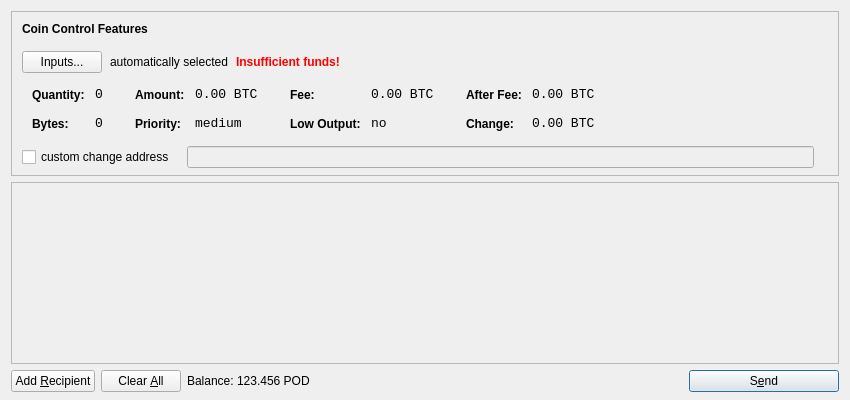
<?xml version="1.0" encoding="UTF-8"?>
<ui version="4.0">
 <class>SendCoinsDialog</class>
 <widget class="QDialog" name="SendCoinsDialog">
  <property name="geometry">
   <rect>
    <x>0</x>
    <y>0</y>
    <width>850</width>
    <height>400</height>
   </rect>
  </property>
  <property name="windowTitle">
   <string>Send Coins</string>
  </property>
  <layout class="QVBoxLayout" name="verticalLayout" stretch="0,1,0">
   <property name="bottomMargin">
    <number>8</number>
   </property>
   <item>
    <widget class="QFrame" name="frameCoinControl">
     <property name="sizePolicy">
      <sizepolicy hsizetype="Expanding" vsizetype="Expanding">
       <horstretch>0</horstretch>
       <verstretch>0</verstretch>
      </sizepolicy>
     </property>
     <property name="maximumSize">
      <size>
       <width>16777215</width>
       <height>16777215</height>
      </size>
     </property>
     <property name="frameShape">
      <enum>QFrame::StyledPanel</enum>
     </property>
     <property name="frameShadow">
      <enum>QFrame::Sunken</enum>
     </property>
     <layout class="QVBoxLayout" name="verticalLayoutCoinControl2">
      <property name="spacing">
       <number>-1</number>
      </property>
      <property name="leftMargin">
       <number>0</number>
      </property>
      <property name="topMargin">
       <number>0</number>
      </property>
      <property name="rightMargin">
       <number>0</number>
      </property>
      <property name="bottomMargin">
       <number>6</number>
      </property>
      <item>
       <layout class="QVBoxLayout" name="verticalLayoutCoinControl" stretch="0,0,0,0,1">
        <property name="spacing">
         <number>0</number>
        </property>
        <property name="leftMargin">
         <number>10</number>
        </property>
        <property name="topMargin">
         <number>10</number>
        </property>
        <item>
         <layout class="QHBoxLayout" name="horizontalLayoutCoinControl1">
          <property name="bottomMargin">
           <number>15</number>
          </property>
          <item>
           <widget class="QLabel" name="labelCoinControlFeatures">
            <property name="sizePolicy">
             <sizepolicy hsizetype="Preferred" vsizetype="Maximum">
              <horstretch>0</horstretch>
              <verstretch>0</verstretch>
             </sizepolicy>
            </property>
            <property name="font">
             <font>
              <weight>75</weight>
              <bold>true</bold>
             </font>
            </property>
            <property name="styleSheet">
             <string notr="true">font-weight:bold;</string>
            </property>
            <property name="text">
             <string>Coin Control Features</string>
            </property>
           </widget>
          </item>
         </layout>
        </item>
        <item>
         <layout class="QHBoxLayout" name="horizontalLayoutCoinControl2" stretch="0,0,0,0">
          <property name="spacing">
           <number>8</number>
          </property>
          <property name="bottomMargin">
           <number>10</number>
          </property>
          <item>
           <widget class="QPushButton" name="pushButtonCoinControl">
            <property name="styleSheet">
             <string notr="true"/>
            </property>
            <property name="text">
             <string>Inputs...</string>
            </property>
           </widget>
          </item>
          <item>
           <widget class="QLabel" name="labelCoinControlAutomaticallySelected">
            <property name="text">
             <string>automatically selected</string>
            </property>
            <property name="margin">
             <number>5</number>
            </property>
           </widget>
          </item>
          <item>
           <widget class="QLabel" name="labelCoinControlInsuffFunds">
            <property name="font">
             <font>
              <weight>75</weight>
              <bold>true</bold>
             </font>
            </property>
            <property name="styleSheet">
             <string notr="true">color:red;font-weight:bold;</string>
            </property>
            <property name="text">
             <string>Insufficient funds!</string>
            </property>
            <property name="margin">
             <number>5</number>
            </property>
           </widget>
          </item>
          <item>
           <spacer name="horizontalSpacerCoinControl">
            <property name="orientation">
             <enum>Qt::Horizontal</enum>
            </property>
            <property name="sizeHint" stdset="0">
             <size>
              <width>40</width>
              <height>1</height>
             </size>
            </property>
           </spacer>
          </item>
         </layout>
        </item>
        <item>
         <widget class="QWidget" name="widgetCoinControl" native="true">
          <property name="sizePolicy">
           <sizepolicy hsizetype="Preferred" vsizetype="Preferred">
            <horstretch>0</horstretch>
            <verstretch>0</verstretch>
           </sizepolicy>
          </property>
          <property name="minimumSize">
           <size>
            <width>0</width>
            <height>0</height>
           </size>
          </property>
          <property name="styleSheet">
           <string notr="true"/>
          </property>
          <layout class="QHBoxLayout" name="horizontalLayoutCoinControl5">
           <property name="margin">
            <number>0</number>
           </property>
           <item>
            <layout class="QHBoxLayout" name="horizontalLayoutCoinControl3" stretch="0,0,0,1">
             <property name="spacing">
              <number>20</number>
             </property>
             <property name="topMargin">
              <number>0</number>
             </property>
             <property name="bottomMargin">
              <number>10</number>
             </property>
             <item>
              <layout class="QFormLayout" name="formLayoutCoinControl1">
               <property name="horizontalSpacing">
                <number>10</number>
               </property>
               <property name="verticalSpacing">
                <number>14</number>
               </property>
               <property name="leftMargin">
                <number>10</number>
               </property>
               <property name="topMargin">
                <number>4</number>
               </property>
               <property name="rightMargin">
                <number>6</number>
               </property>
               <item row="0" column="0">
                <widget class="QLabel" name="labelCoinControlQuantityText">
                 <property name="styleSheet">
                  <string notr="true">font-weight:bold;</string>
                 </property>
                 <property name="text">
                  <string>Quantity:</string>
                 </property>
                 <property name="margin">
                  <number>0</number>
                 </property>
                </widget>
               </item>
               <item row="0" column="1">
                <widget class="QLabel" name="labelCoinControlQuantity">
                 <property name="font">
                  <font>
                   <family>Monospace</family>
                   <pointsize>10</pointsize>
                  </font>
                 </property>
                 <property name="cursor">
                  <cursorShape>IBeamCursor</cursorShape>
                 </property>
                 <property name="contextMenuPolicy">
                  <enum>Qt::ActionsContextMenu</enum>
                 </property>
                 <property name="text">
                  <string notr="true">0</string>
                 </property>
                 <property name="margin">
                  <number>0</number>
                 </property>
                 <property name="textInteractionFlags">
                  <set>Qt::LinksAccessibleByMouse|Qt::TextSelectableByKeyboard|Qt::TextSelectableByMouse</set>
                 </property>
                </widget>
               </item>
               <item row="1" column="0">
                <widget class="QLabel" name="labelCoinControlBytesText">
                 <property name="styleSheet">
                  <string notr="true">font-weight:bold;</string>
                 </property>
                 <property name="text">
                  <string>Bytes:</string>
                 </property>
                </widget>
               </item>
               <item row="1" column="1">
                <widget class="QLabel" name="labelCoinControlBytes">
                 <property name="font">
                  <font>
                   <family>Monospace</family>
                   <pointsize>10</pointsize>
                  </font>
                 </property>
                 <property name="cursor">
                  <cursorShape>IBeamCursor</cursorShape>
                 </property>
                 <property name="contextMenuPolicy">
                  <enum>Qt::ActionsContextMenu</enum>
                 </property>
                 <property name="text">
                  <string notr="true">0</string>
                 </property>
                 <property name="textInteractionFlags">
                  <set>Qt::LinksAccessibleByMouse|Qt::TextSelectableByKeyboard|Qt::TextSelectableByMouse</set>
                 </property>
                </widget>
               </item>
              </layout>
             </item>
             <item>
              <layout class="QFormLayout" name="formLayoutCoinControl2">
               <property name="horizontalSpacing">
                <number>10</number>
               </property>
               <property name="verticalSpacing">
                <number>14</number>
               </property>
               <property name="leftMargin">
                <number>6</number>
               </property>
               <property name="topMargin">
                <number>4</number>
               </property>
               <property name="rightMargin">
                <number>6</number>
               </property>
               <item row="0" column="0">
                <widget class="QLabel" name="labelCoinControlAmountText">
                 <property name="styleSheet">
                  <string notr="true">font-weight:bold;</string>
                 </property>
                 <property name="text">
                  <string>Amount:</string>
                 </property>
                 <property name="margin">
                  <number>0</number>
                 </property>
                </widget>
               </item>
               <item row="0" column="1">
                <widget class="QLabel" name="labelCoinControlAmount">
                 <property name="font">
                  <font>
                   <family>Monospace</family>
                   <pointsize>10</pointsize>
                  </font>
                 </property>
                 <property name="cursor">
                  <cursorShape>IBeamCursor</cursorShape>
                 </property>
                 <property name="contextMenuPolicy">
                  <enum>Qt::ActionsContextMenu</enum>
                 </property>
                 <property name="text">
                  <string notr="true">0.00 BTC</string>
                 </property>
                 <property name="textInteractionFlags">
                  <set>Qt::LinksAccessibleByMouse|Qt::TextSelectableByKeyboard|Qt::TextSelectableByMouse</set>
                 </property>
                </widget>
               </item>
               <item row="1" column="0">
                <widget class="QLabel" name="labelCoinControlPriorityText">
                 <property name="styleSheet">
                  <string notr="true">font-weight:bold;</string>
                 </property>
                 <property name="text">
                  <string>Priority:</string>
                 </property>
                </widget>
               </item>
               <item row="1" column="1">
                <widget class="QLabel" name="labelCoinControlPriority">
                 <property name="font">
                  <font>
                   <family>Monospace</family>
                   <pointsize>10</pointsize>
                  </font>
                 </property>
                 <property name="cursor">
                  <cursorShape>IBeamCursor</cursorShape>
                 </property>
                 <property name="contextMenuPolicy">
                  <enum>Qt::ActionsContextMenu</enum>
                 </property>
                 <property name="text">
                  <string>medium</string>
                 </property>
                 <property name="textInteractionFlags">
                  <set>Qt::LinksAccessibleByMouse|Qt::TextSelectableByKeyboard|Qt::TextSelectableByMouse</set>
                 </property>
                </widget>
               </item>
              </layout>
             </item>
             <item>
              <layout class="QFormLayout" name="formLayoutCoinControl3">
               <property name="horizontalSpacing">
                <number>10</number>
               </property>
               <property name="verticalSpacing">
                <number>14</number>
               </property>
               <property name="leftMargin">
                <number>6</number>
               </property>
               <property name="topMargin">
                <number>4</number>
               </property>
               <property name="rightMargin">
                <number>6</number>
               </property>
               <item row="0" column="0">
                <widget class="QLabel" name="labelCoinControlFeeText">
                 <property name="styleSheet">
                  <string notr="true">font-weight:bold;</string>
                 </property>
                 <property name="text">
                  <string>Fee:</string>
                 </property>
                 <property name="margin">
                  <number>0</number>
                 </property>
                </widget>
               </item>
               <item row="0" column="1">
                <widget class="QLabel" name="labelCoinControlFee">
                 <property name="font">
                  <font>
                   <family>Monospace</family>
                   <pointsize>10</pointsize>
                  </font>
                 </property>
                 <property name="cursor">
                  <cursorShape>IBeamCursor</cursorShape>
                 </property>
                 <property name="contextMenuPolicy">
                  <enum>Qt::ActionsContextMenu</enum>
                 </property>
                 <property name="text">
                  <string notr="true">0.00 BTC</string>
                 </property>
                 <property name="textInteractionFlags">
                  <set>Qt::LinksAccessibleByMouse|Qt::TextSelectableByKeyboard|Qt::TextSelectableByMouse</set>
                 </property>
                </widget>
               </item>
               <item row="1" column="0">
                <widget class="QLabel" name="labelCoinControlLowOutputText">
                 <property name="styleSheet">
                  <string notr="true">font-weight:bold;</string>
                 </property>
                 <property name="text">
                  <string>Low Output:</string>
                 </property>
                </widget>
               </item>
               <item row="1" column="1">
                <widget class="QLabel" name="labelCoinControlLowOutput">
                 <property name="font">
                  <font>
                   <family>Monospace</family>
                   <pointsize>10</pointsize>
                  </font>
                 </property>
                 <property name="cursor">
                  <cursorShape>IBeamCursor</cursorShape>
                 </property>
                 <property name="contextMenuPolicy">
                  <enum>Qt::ActionsContextMenu</enum>
                 </property>
                 <property name="text">
                  <string>no</string>
                 </property>
                 <property name="textInteractionFlags">
                  <set>Qt::LinksAccessibleByMouse|Qt::TextSelectableByKeyboard|Qt::TextSelectableByMouse</set>
                 </property>
                </widget>
               </item>
              </layout>
             </item>
             <item>
              <layout class="QFormLayout" name="formLayoutCoinControl4">
               <property name="horizontalSpacing">
                <number>10</number>
               </property>
               <property name="verticalSpacing">
                <number>14</number>
               </property>
               <property name="leftMargin">
                <number>6</number>
               </property>
               <property name="topMargin">
                <number>4</number>
               </property>
               <property name="rightMargin">
                <number>6</number>
               </property>
               <item row="0" column="0">
                <widget class="QLabel" name="labelCoinControlAfterFeeText">
                 <property name="styleSheet">
                  <string notr="true">font-weight:bold;</string>
                 </property>
                 <property name="text">
                  <string>After Fee:</string>
                 </property>
                 <property name="margin">
                  <number>0</number>
                 </property>
                </widget>
               </item>
               <item row="0" column="1">
                <widget class="QLabel" name="labelCoinControlAfterFee">
                 <property name="font">
                  <font>
                   <family>Monospace</family>
                   <pointsize>10</pointsize>
                  </font>
                 </property>
                 <property name="cursor">
                  <cursorShape>IBeamCursor</cursorShape>
                 </property>
                 <property name="contextMenuPolicy">
                  <enum>Qt::ActionsContextMenu</enum>
                 </property>
                 <property name="text">
                  <string notr="true">0.00 BTC</string>
                 </property>
                 <property name="textInteractionFlags">
                  <set>Qt::LinksAccessibleByMouse|Qt::TextSelectableByKeyboard|Qt::TextSelectableByMouse</set>
                 </property>
                </widget>
               </item>
               <item row="1" column="0">
                <widget class="QLabel" name="labelCoinControlChangeText">
                 <property name="styleSheet">
                  <string notr="true">font-weight:bold;</string>
                 </property>
                 <property name="text">
                  <string>Change:</string>
                 </property>
                </widget>
               </item>
               <item row="1" column="1">
                <widget class="QLabel" name="labelCoinControlChange">
                 <property name="font">
                  <font>
                   <family>Monospace</family>
                   <pointsize>10</pointsize>
                  </font>
                 </property>
                 <property name="cursor">
                  <cursorShape>IBeamCursor</cursorShape>
                 </property>
                 <property name="contextMenuPolicy">
                  <enum>Qt::ActionsContextMenu</enum>
                 </property>
                 <property name="text">
                  <string notr="true">0.00 BTC</string>
                 </property>
                 <property name="textInteractionFlags">
                  <set>Qt::LinksAccessibleByMouse|Qt::TextSelectableByKeyboard|Qt::TextSelectableByMouse</set>
                 </property>
                </widget>
               </item>
              </layout>
             </item>
            </layout>
           </item>
          </layout>
         </widget>
        </item>
        <item>
         <layout class="QHBoxLayout" name="horizontalLayoutCoinControl4" stretch="0,0,0">
          <property name="spacing">
           <number>12</number>
          </property>
          <property name="sizeConstraint">
           <enum>QLayout::SetDefaultConstraint</enum>
          </property>
          <property name="topMargin">
           <number>5</number>
          </property>
          <property name="rightMargin">
           <number>5</number>
          </property>
          <item>
           <widget class="QCheckBox" name="checkBoxCoinControlChange">
            <property name="text">
             <string>custom change address</string>
            </property>
           </widget>
          </item>
          <item>
           <widget class="QLineEdit" name="lineEditCoinControlChange">
            <property name="enabled">
             <bool>false</bool>
            </property>
            <property name="sizePolicy">
             <sizepolicy hsizetype="Expanding" vsizetype="Fixed">
              <horstretch>0</horstretch>
              <verstretch>0</verstretch>
             </sizepolicy>
            </property>
           </widget>
          </item>
          <item>
           <widget class="QLabel" name="labelCoinControlChangeLabel">
            <property name="sizePolicy">
             <sizepolicy hsizetype="Preferred" vsizetype="Expanding">
              <horstretch>0</horstretch>
              <verstretch>0</verstretch>
             </sizepolicy>
            </property>
            <property name="minimumSize">
             <size>
              <width>0</width>
              <height>0</height>
             </size>
            </property>
            <property name="text">
             <string/>
            </property>
            <property name="margin">
             <number>3</number>
            </property>
           </widget>
          </item>
         </layout>
        </item>
        <item>
         <spacer name="verticalSpacerCoinControl">
          <property name="orientation">
           <enum>Qt::Vertical</enum>
          </property>
          <property name="sizeHint" stdset="0">
           <size>
            <width>800</width>
            <height>1</height>
           </size>
          </property>
         </spacer>
        </item>
       </layout>
      </item>
     </layout>
    </widget>
   </item>
   <item>
    <widget class="QScrollArea" name="scrollArea">
     <property name="widgetResizable">
      <bool>true</bool>
     </property>
     <widget class="QWidget" name="scrollAreaWidgetContents">
      <property name="geometry">
       <rect>
        <x>0</x>
        <y>0</y>
        <width>830</width>
        <height>165</height>
       </rect>
      </property>
      <layout class="QVBoxLayout" name="verticalLayout_2">
       <property name="margin">
        <number>0</number>
       </property>
       <item>
        <layout class="QVBoxLayout" name="entries">
         <property name="spacing">
          <number>6</number>
         </property>
        </layout>
       </item>
       <item>
        <spacer name="verticalSpacer">
         <property name="orientation">
          <enum>Qt::Vertical</enum>
         </property>
         <property name="sizeHint" stdset="0">
          <size>
           <width>20</width>
           <height>40</height>
          </size>
         </property>
        </spacer>
       </item>
      </layout>
     </widget>
    </widget>
   </item>
   <item>
    <layout class="QHBoxLayout" name="horizontalLayout">
     <item>
      <widget class="QPushButton" name="addButton">
       <property name="toolTip">
        <string>Send to multiple recipients at once</string>
       </property>
       <property name="text">
        <string>Add &amp;Recipient</string>
       </property>
       <property name="icon">
        <iconset resource="../bitcoin.qrc">
         <normaloff>:/icons/add</normaloff>:/icons/add</iconset>
       </property>
       <property name="autoDefault">
        <bool>false</bool>
       </property>
      </widget>
     </item>
     <item>
      <widget class="QPushButton" name="clearButton">
       <property name="sizePolicy">
        <sizepolicy hsizetype="Minimum" vsizetype="Fixed">
         <horstretch>0</horstretch>
         <verstretch>0</verstretch>
        </sizepolicy>
       </property>
       <property name="toolTip">
        <string>Remove all transaction fields</string>
       </property>
       <property name="text">
        <string>Clear &amp;All</string>
       </property>
       <property name="icon">
        <iconset resource="../bitcoin.qrc">
         <normaloff>:/icons/remove</normaloff>:/icons/remove</iconset>
       </property>
       <property name="autoRepeatDelay">
        <number>300</number>
       </property>
       <property name="autoDefault">
        <bool>false</bool>
       </property>
      </widget>
     </item>
     <item>
      <layout class="QHBoxLayout" name="horizontalLayout_2">
       <property name="spacing">
        <number>3</number>
       </property>
       <item>
        <widget class="QLabel" name="label">
         <property name="text">
          <string>Balance:</string>
         </property>
        </widget>
       </item>
       <item>
        <widget class="QLabel" name="labelBalance">
         <property name="cursor">
          <cursorShape>IBeamCursor</cursorShape>
         </property>
         <property name="text">
          <string>123.456 POD</string>
         </property>
         <property name="textInteractionFlags">
          <set>Qt::LinksAccessibleByMouse|Qt::TextSelectableByKeyboard|Qt::TextSelectableByMouse</set>
         </property>
        </widget>
       </item>
      </layout>
     </item>
     <item>
      <spacer name="horizontalSpacer">
       <property name="orientation">
        <enum>Qt::Horizontal</enum>
       </property>
       <property name="sizeHint" stdset="0">
        <size>
         <width>40</width>
         <height>20</height>
        </size>
       </property>
      </spacer>
     </item>
     <item>
      <widget class="QPushButton" name="sendButton">
       <property name="minimumSize">
        <size>
         <width>150</width>
         <height>0</height>
        </size>
       </property>
       <property name="toolTip">
        <string>Confirm the send action</string>
       </property>
       <property name="text">
        <string>S&amp;end</string>
       </property>
       <property name="icon">
        <iconset resource="../bitcoin.qrc">
         <normaloff>:/icons/send</normaloff>:/icons/send</iconset>
       </property>
       <property name="default">
        <bool>true</bool>
       </property>
      </widget>
     </item>
    </layout>
   </item>
  </layout>
 </widget>
 <resources>
  <include location="../bitcoin.qrc"/>
 </resources>
 <connections/>
</ui>
